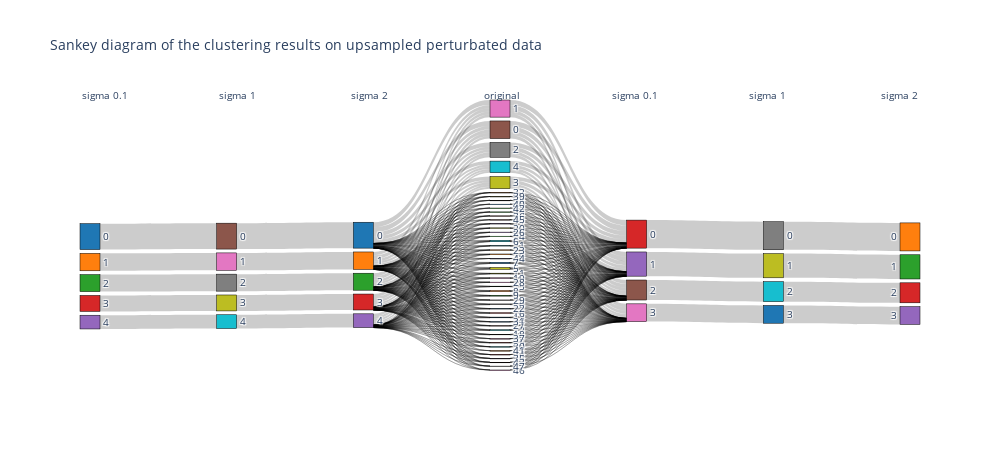

Notebook code for this chart:
### Code cell
upsample_df = labels_df[(labels_df['upsampled_perturbated_noise0.1_0'] != 'nan') & 
    (labels_df['upsampled_perturbated_noise0.1_1'] != 'nan')][columns_to_visualize_upsample]

sankey_plot_with_labels(
    labels=[upsample_df[column] for column in columns_to_visualize_upsample],
    labels_titles=['sigma 0.1', 'sigma 1', 'sigma 2', 'original', 'sigma 0.1', 'sigma 1', 'sigma 2'],
    title='Sankey diagram of the clustering results on upsampled perturbated data',
    width=1000,
    height=450
)

### Figure 1 — Plotly figure (JSON) as saved in the notebook; plotly's stock layout.template omitted (floating-point values rounded to 4 significant figures; data arrays with more than 128 entries replaced by an {"elided": "..."} marker saying what was removed)
{"data": [{"link": {"source": {"elided": "438 int values"}, "target": {"elided": "438 int values"}, "value": {"elided": "438 int values"}}, "node": {"color": ["#1f77b4", "#ff7f0e", "#2ca02c", "#d62728", "#9467bd", "#8c564b", "#e377c2", "#7f7f7f", "#bcbd22", "#17becf", "#1f77b4", "#ff7f0e", "#2ca02c", "#d62728", "#9467bd", "#8c564b", "#e377c2", "#7f7f7f", "#bcbd22", "#17becf", "#1f77b4", "#ff7f0e", "#2ca02c", "#d62728", "#9467bd", "#8c564b", "#e377c2", "#7f7f7f", "#bcbd22", "#17becf", "#1f77b4", "#ff7f0e", "#2ca02c", "#d62728", "#9467bd", "#8c564b", "#e377c2", "#7f7f7f", "#bcbd22", "#17becf", "#1f77b4", "#ff7f0e", "#2ca02c", "#d62728", "#9467bd", "#8c564b", "#e377c2", "#7f7f7f", "#bcbd22", "#17becf", "#1f77b4", "#ff7f0e", "#2ca02c", "#d62728", "#9467bd", "#8c564b", "#e377c2", "#7f7f7f", "#bcbd22", "#17becf", "#1f77b4", "#ff7f0e", "#2ca02c", "#d62728", "#9467bd", "#8c564b", "#e377c2", "#7f7f7f", "#bcbd22", "#17becf", "#1f77b4", "#ff7f0e", "#2ca02c", "#d62728", "#9467bd"], "label": ["0", "1", "2", "3", "4", "0", "1", "2", "3", "4", "0", "1", "2", "3", "4", "0", "1", "10", "11", "12", "13", "14", "15", "16", "17", "18", "19", "2", "20", "21", "22", "23", "24", "25", "26", "27", "28", "29", "3", "30", "31", "32", "33", "34", "35", "36", "37", "38", "39", "4", "40", "41", "42", "43", "44", "45", "46", "47", "5", "6", "7", "8", "9", "0", "1", "2", "3", "0", "1", "2", "3", "0", "1", "2", "3"], "line": {"color": "black", "width": 0.5}, "pad": 15, "thickness": 20}, "type": "sankey"}], "layout": {"annotations": [{"showarrow": false, "text": "sigma 0.1", "x": 0, "xref": "x", "y": 1.05, "yref": "paper"}, {"showarrow": false, "text": "sigma 1", "x": 1, "xref": "x", "y": 1.05, "yref": "paper"}, {"showarrow": false, "text": "sigma 2", "x": 2, "xref": "x", "y": 1.05, "yref": "paper"}, {"showarrow": false, "text": "original", "x": 3, "xref": "x", "y": 1.05, "yref": "paper"}, {"showarrow": false, "text": "sigma 0.1", "x": 4, "xref": "x", "y": 1.05, "yref": "paper"}, {"showarrow": false, "text": "sigma 1", "x": 5, "xref": "x", "y": 1.05, "yref": "paper"}, {"showarrow": false, "text": "sigma 2", "x": 6, "xref": "x", "y": 1.05, "yref": "paper"}], "font": {"size": 10}, "height": 450, "plot_bgcolor": "rgba(0,0,0,0)", "title": {"text": "Sankey diagram of the clustering results on upsampled perturbated data"}, "width": 1000, "xaxis": {"showgrid": false, "visible": false, "zeroline": false}, "yaxis": {"showgrid": false, "visible": false, "zeroline": false}}}
